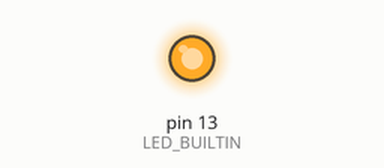
Simulated run of this sketch. Board: Arduino Uno, built with avr-gcc and run on an emulated ATmega328P. Shown: output pins drawn as LEDs (lit = HIGH).

Above: at 2.5 s.
At 6.5 s:
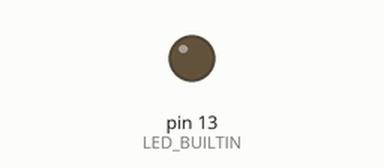
Timing chart, 0 to 10.4 s (numbered marks = the images above):
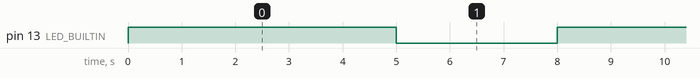

The sketch:

builtin_ledblink.ino
```cpp
void setup(){
  pinMode(LED_BUILTIN, OUTPUT);
/*
pinMode adalah sebuah fungsi pada Arduino yang digunakan untuk mengatur mode sebuah pin pada board Arduino.
Fungsi ini digunakan untuk menentukan apakah sebuah pin akan digunakan sebagai input atau output.

Cara menggunakan : pinMode(nama_pin, mode);

> nama_pin: adalah variabel yang menyimpan nomor pin yang akan diatur mode-nya. Pada board Arduino Uno,
pin yang dapat digunakan sebagai input/output adalah pin 0 hingga pin 13 dan pin A0 hingga A5.

> mode: adalah parameter yang menyimpan mode yang akan diterapkan pada pin. Terdapat dua mode yang
dapat diterapkan pada sebuah pin yaitu INPUT dan OUTPUT.
*/

}

void loop() {
  digitalWrite(LED_BUILTIN, HIGH);
  delay(5000);
  digitalWrite(LED_BUILTIN, LOW);
  delay(3000);
}

/*
digitalWrite adalah sebuah fungsi pada Arduino yang digunakan untuk mengirimkan sinyal digital pada
sebuah pin pada board Arduino. Fungsi ini digunakan untuk mengendalikan output pada pin digital dengan
memberikan sinyal HIGH (1) atau LOW (0).

Cara menggunakan : digitalWrite(nama_pin, nilai_sinyal);

> nama_pin: adalah variabel yang menyimpan nomor pin yang akan dikirimkan sinyal digitalnya.
Pada board Arduino Uno, pin yang dapat digunakan sebagai output digital adalah pin 0 hingga pin 13.

> nilai_sinyal: adalah parameter yang menyimpan nilai sinyal digital yang akan dikirimkan pada pin.
Terdapat dua nilai yang dapat digunakan yaitu HIGH (1) dan LOW (0).
*/
```

Measured:
- by itself, pin 13 (LED_BUILTIN): alternates HIGH for 5.0 s and LOW for 3.0 s
